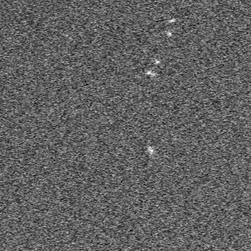
%> input picture inputs/104.tif, 251 x 251 px, given in place of 0.tif, which was not available
$ octave surroudingPixelValueRange.m   (GNU Octave 9; MATLAB toolbox functions it lacks are replaced by stand-ins)
%> lines starting %> are read from the running program, lines starting %| are printed output that depends on the picture; in (x1, y1, x2, y2) boxes, pixels count from 0 and x2, y2 are one past the last pixel; in counts of white or black regions, pixels touching at a corner belong together; the program's own positions count from 1; pictures that were not available may be replaced by others from this repository, and a replacement may not be noted
### codes/process.m
function img = process(img_before)
% process images

img = img_before;

img = medfilt2(img);

mu = mean(img(:));

img = (img - mu) * 10;

imadjust(img);

end

### codes/surroudingPixelValueRange.m
%% Load Data
GRAYSCALE_FILE = '0.tif';
BINARY_FILE = '0_b.tif';

% load the files;
gray_scale = imread(GRAYSCALE_FILE);
%> gray_scale is the input picture: size 251x251 uint16; min 3869, max 22316, mean 10933.1
binary = imread(BINARY_FILE);
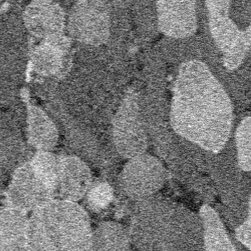
%> input picture inputs/107.tif, 251 x 251 px, given in place of 0_b.tif, which was not available
%> binary is the input picture: size 251x251 uint16; min 6678, max 34452, mean 19770.3
binary = imbinarize(binary);
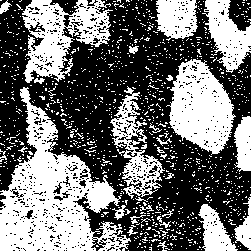
%> binary: size 251x251 logical; 44.5% white; 1084 white regions (1052 under 20 px), largest, box (x1, y1, x2, y2) and area: (0, 87, 131, 251) 9324, (166, 59, 236, 155) 4131, (22, 0, 113, 83) 3769

% process inputs
gray_scale = process(gray_scale);
%> in process, `img = medfilt2(img);`:
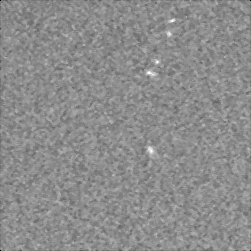
%> img: size 251x251 uint16; min 0, max 19692, mean 10895.8; drawn with min black and max white
%> in process, `mu = mean(img(:));`: mu = 10895.8
%> in process, `img = (img - mu) * 10;`:
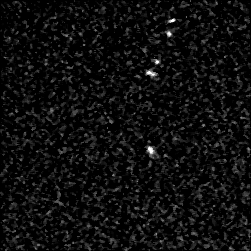
%> img: size 251x251 uint16; min 0, max 65535, mean 3700.7; drawn with min black and max white
binary = (binary == 0);

% size of the img
img_height = size(gray_scale, 1); % i
%> img_height = 251
img_width = size(gray_scale, 2); % j
%> img_width = 251

% set up some variables
sample_size = 100000;
border = 5;

output = 0;
%> (the run ends here)
